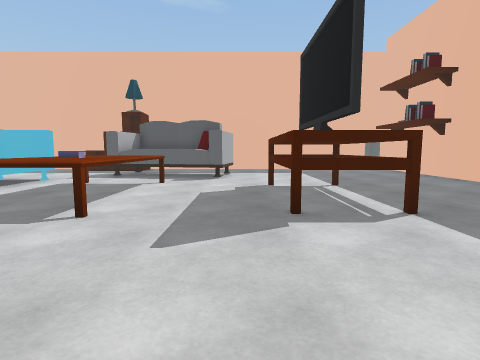
View 1 (above)

16 first-person views from a walk through a Unity game level. The camera is 1.2 m above the floor, tilts 6° down and sees 80° across. The floor is counted in squares, 1 m on a side. Each view is taken from the middle of a square. On the plan, view 1 faces up. The plan holds only what a view shows up to about 13 squares ahead; the rest is blank. The place goes on beyond the plan. Some surface patterns are stand-ins.

View 2
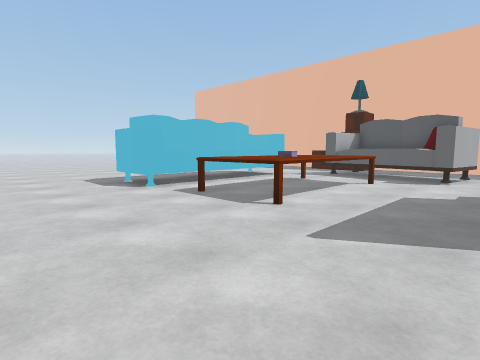

View 3
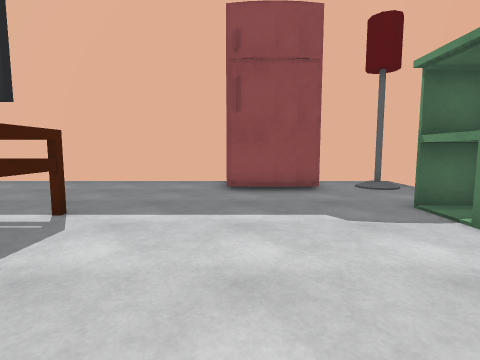

View 4
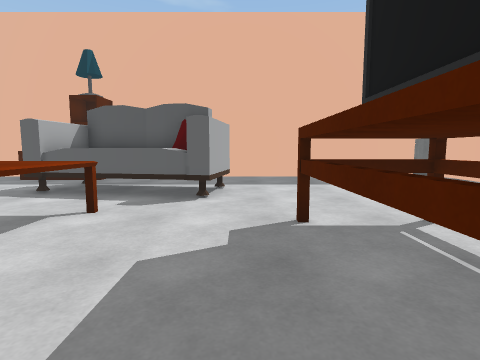

View 5
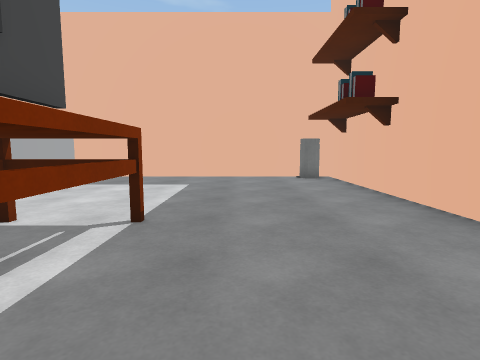

View 6
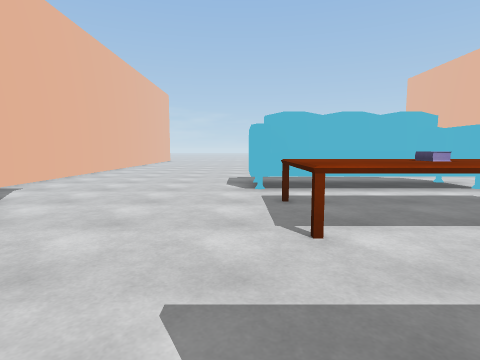

View 7
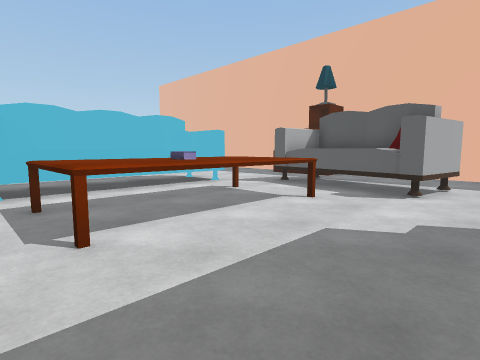

View 8
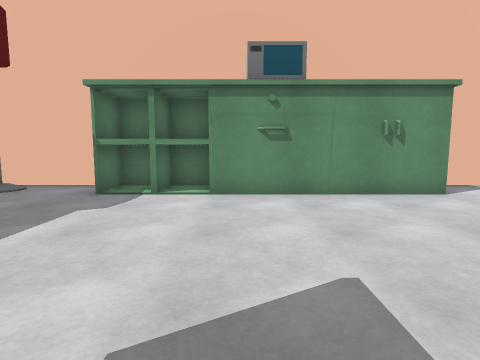

View 9
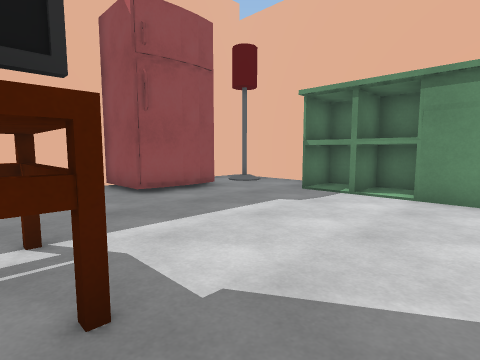

View 10
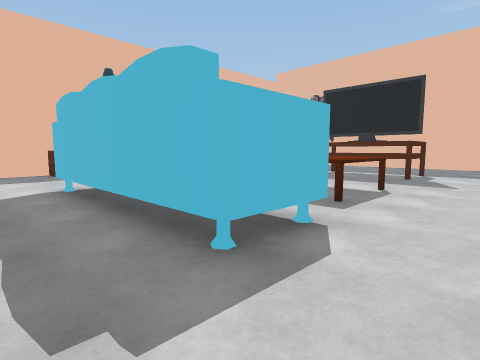

View 11
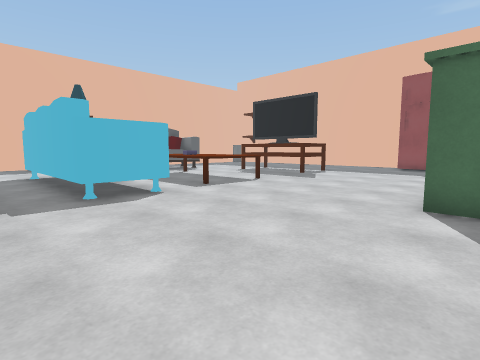

View 12
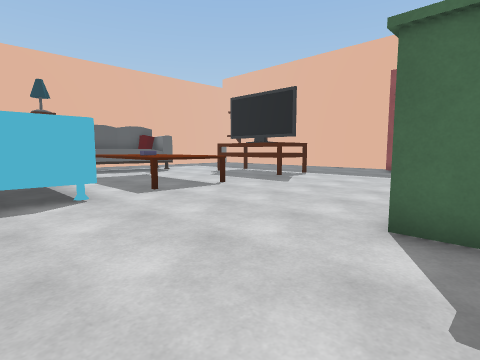

View 13
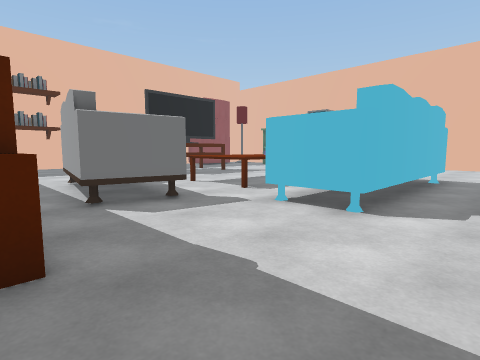

View 14
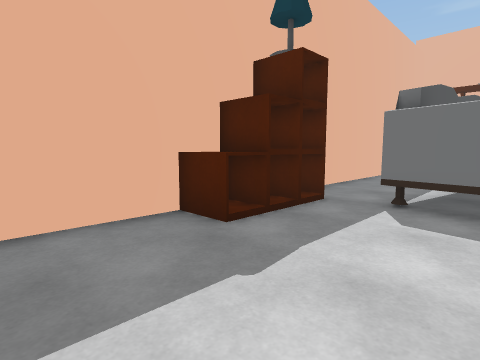

View 15
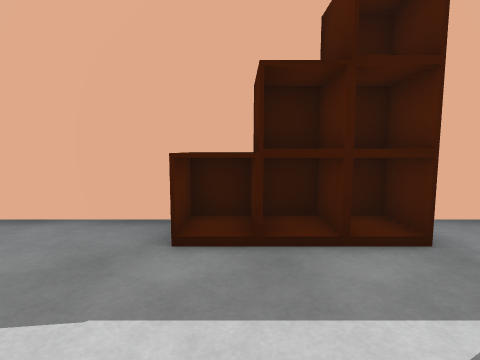

View 16
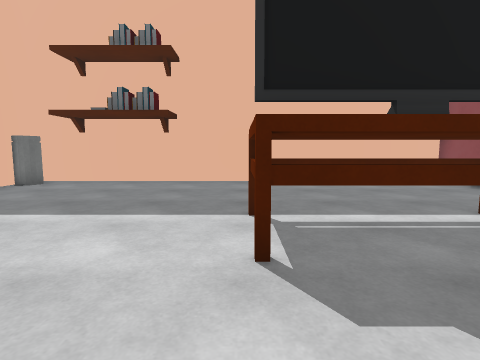

### Floor plan
Key: @ floor where view 1 was taken; # wall or solid block; . floor; / step, stairs or slope; ^ raised ledge; S sofa; T table; F fridge; L lamp; B bin; O other object.
Columns run from 12 left of view 1 to 9 right of it. Each row starts with its distance up from view 1.
 18 ######################
 17 ...OOOO.............B#
 16 .....................#
 15 .......SSS...........#
 14 ......SSSSSSS........#
 13 ......SSSSSS.........#
 12 ..OOO.....SS.........#
 11 ..OOO................#
 10 ..OOO.TTTT...OOO.....#
  9 ..OOO.TTTT...OOO.....#
  8 ..OOO.TTTT...OOO.....#
  7 ..OOO.TTTT...OOO.....#
  6 ..OOO.TTTT...OOO.....#
  5 ..OOO.TTTT...OOO.....#
  4 ..OOO................#
  3 .....................#
  2 ...................FF#
  1 ...................F
  0 ............@......F
 -1 .....................#
 -2 .......#######^^^..L.#
 -3 .......#     ##^#../.#
 -4 ######          ######

Positions as (right, up) in squares from view 1, and headings:
1: (0, 0), facing up
2: (1, 0), facing up-left
3: (-2, 2), facing right
4: (0, 5), facing up
5: (5, 5), facing up
6: (1, 4), facing left
7: (1, 4), facing up-left
8: (0, 6), facing down
9: (-1, 6), facing down-right
10: (-12, 2), facing up-right
11: (-12, -3), facing up-right
12: (-10, -3), facing up-right
13: (-12, 17), facing down-right
14: (-12, 13), facing up-right
15: (-8, 13), facing up
16: (-2, 10), facing right
